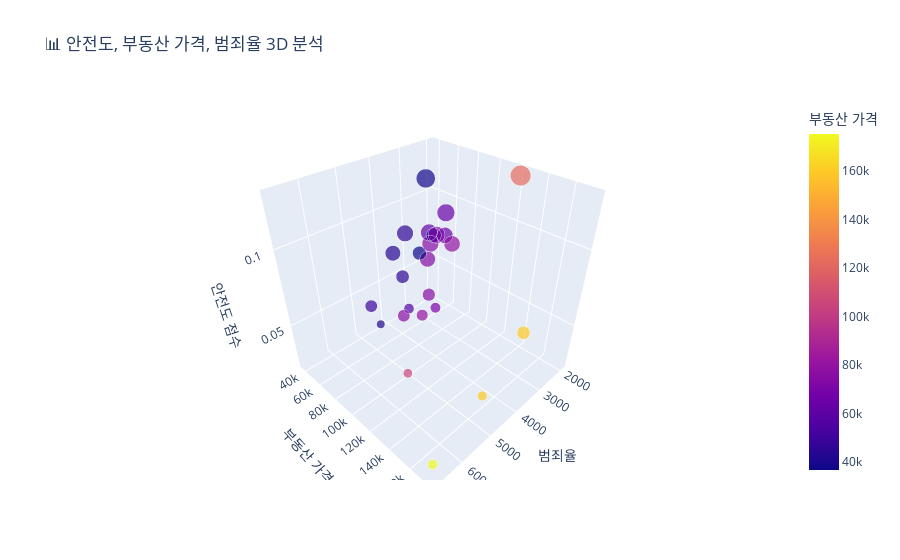

Write notebook code for a chart like this one.
### Markdown cell above
✅ **3D 분석**

### Code cell
# 🔹 안전도 점수 계산 (CCTV 개수와 경찰서 개수를 고려)
merged_data["안전도_점수"] = (merged_data["CCTV비율"] + merged_data["치안시설비율"]) / (merged_data["범죄_합계"] + 1)

# 🔹 3D 산점도 그래프 생성 (X: 범죄율, Y: 부동산 가격, Z: 안전도)
fig = px.scatter_3d(
    merged_data,
    x="범죄_합계", 
    y="평균거래금액", 
    z="안전도_점수",
    color="평균거래금액",  # 색상을 부동산 가격으로 설정
    size="안전도_점수",  # 점의 크기를 안전도로 설정
    hover_name="자치구",
    title="📊 안전도, 부동산 가격, 범죄율 3D 분석",
    labels={"범죄_합계": "범죄율", "평균거래금액": "부동산 가격", "안전도_점수": "안전도 점수"}
)

# 🔹 그래프 표시
fig.show()

### Figure 1 — Plotly figure (JSON) as saved in the notebook; plotly's stock layout.template omitted (floating-point values rounded to 4 significant figures)
{"data": [{"hovertemplate": "<b>%{hovertext}</b><br><br>범죄율=%{x}<br>부동산 가격=%{marker.color}<br>안전도 점수=%{marker.size}<extra></extra>", "hovertext": ["종로구", "중구", "용산구", "성동구", "광진구", "동대문구", "중랑구", "성북구", "강북구", "도봉구", "노원구", "은평구", "서대문구", "마포구", "양천구", "강서구", "구로구", "금천구", "영등포구", "동작구", "관악구", "서초구", "강남구", "송파구", "강동구"], "legendgroup": "", "marker": {"color": [70480.0, 75020.0, 159600.0, 122800.0, 74110.0, 62290.0, 45770.0, 64620.0, 36790.0, 38070.0, 55160.0, 46060.0, 64580.0, 79570.0, 72120.0, 41240.0, 43640.0, 37890.0, 76450.0, 78690.0, 48790.0, 160000.0, 175200.0, 105100.0, 74540.0], "coloraxis": "coloraxis", "size": [0.03176, 0.08536, 0.05232, 0.1288, 0.07511, 0.08567, 0.08329, 0.07968, 0.05847, 0.06767, 0.03163, 0.05305, 0.09507, 0.04005, 0.08747, 0.02129, 0.07223, 0.1102, 0.04555, 0.08001, 0.04542, 0.02787, 0.03054, 0.02566, 0.04883], "sizemode": "area", "sizeref": 0.0003221, "symbol": "circle"}, "mode": "markers", "name": "", "scene": "scene", "showlegend": false, "type": "scatter3d", "x": [2981, 3348, 3021, 2023, 3424, 2957, 3324, 2411, 2497, 1921, 3567, 3493, 2385, 3834, 3019, 4296, 3737, 2240, 4418, 2642, 4769, 4522, 6763, 5223, 3398], "y": [70480.0, 75020.0, 159600.0, 122800.0, 74110.0, 62290.0, 45770.0, 64620.0, 36790.0, 38070.0, 55160.0, 46060.0, 64580.0, 79570.0, 72120.0, 41240.0, 43640.0, 37890.0, 76450.0, 78690.0, 48790.0, 160000.0, 175200.0, 105100.0, 74540.0], "z": [0.03176, 0.08536, 0.05232, 0.1288, 0.07511, 0.08567, 0.08329, 0.07968, 0.05847, 0.06767, 0.03163, 0.05305, 0.09507, 0.04005, 0.08747, 0.02129, 0.07223, 0.1102, 0.04555, 0.08001, 0.04542, 0.02787, 0.03054, 0.02566, 0.04883]}], "layout": {"coloraxis": {"colorbar": {"title": {"text": "부동산 가격"}}, "colorscale": [[0, "#0d0887"], [0.1111, "#46039f"], [0.2222, "#7201a8"], [0.3333, "#9c179e"], [0.4444, "#bd3786"], [0.5556, "#d8576b"], [0.6667, "#ed7953"], [0.7778, "#fb9f3a"], [0.8889, "#fdca26"], [1, "#f0f921"]]}, "legend": {"itemsizing": "constant", "tracegroupgap": 0}, "scene": {"domain": {"x": [0, 1], "y": [0, 1]}, "xaxis": {"title": {"text": "범죄율"}}, "yaxis": {"title": {"text": "부동산 가격"}}, "zaxis": {"title": {"text": "안전도 점수"}}}, "title": {"text": "📊 안전도, 부동산 가격, 범죄율 3D 분석"}}}
